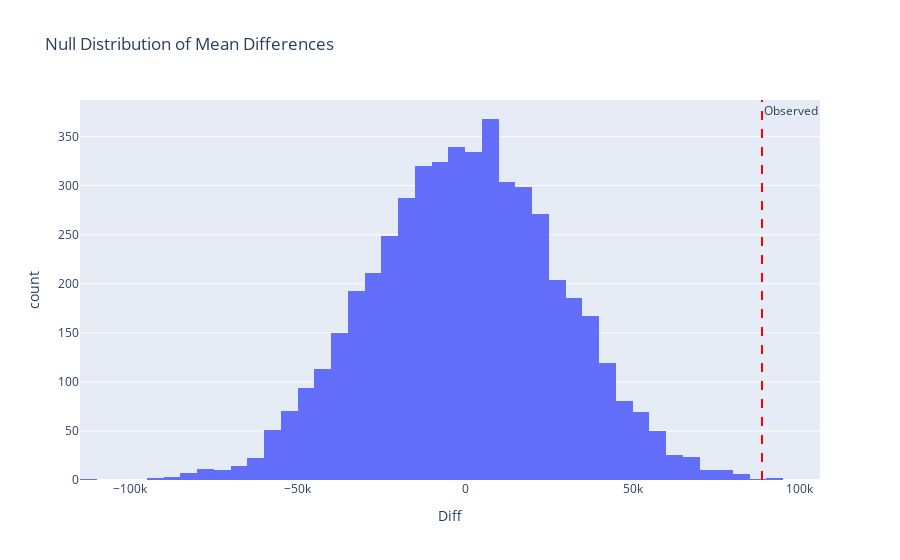

The notebook cell this image was saved under:
### Code cell
# Step 4: Visualize
import pandas as pd
import plotly.express as px

df_plot = pd.DataFrame({'Diff': diffs})
fig = px.histogram(df_plot, x="Diff", nbins=50, title="Null Distribution of Mean Differences")
fig.add_vline(x=observed_diff, line_dash="dash", line_color="red", annotation_text="Observed")
fig.show()

### Figure 1 — Plotly figure (JSON) as saved in the notebook; plotly's stock layout.template omitted (floating-point values rounded to 4 significant figures; data arrays with more than 128 entries replaced by an {"elided": "..."} marker saying what was removed)
{"data": [{"alignmentgroup": "True", "bingroup": "x", "hovertemplate": "Diff=%{x}<br>count=%{y}<extra></extra>", "legendgroup": "", "marker": {"color": "#636efa", "pattern": {"shape": ""}}, "name": "", "nbinsx": 50, "offsetgroup": "", "orientation": "v", "showlegend": false, "type": "histogram", "x": {"elided": "5000 float values"}, "xaxis": "x", "yaxis": "y"}], "layout": {"annotations": [{"showarrow": false, "text": "Observed", "x": 88660.0, "xanchor": "left", "xref": "x", "y": 1, "yanchor": "top", "yref": "y domain"}], "barmode": "relative", "legend": {"tracegroupgap": 0}, "shapes": [{"line": {"color": "red", "dash": "dash"}, "type": "line", "x0": 88660.0, "x1": 88660.0, "xref": "x", "y0": 0, "y1": 1, "yref": "y domain"}], "title": {"text": "Null Distribution of Mean Differences"}, "xaxis": {"anchor": "y", "domain": [0, 1], "title": {"text": "Diff"}}, "yaxis": {"anchor": "x", "domain": [0, 1], "title": {"text": "count"}}}}
